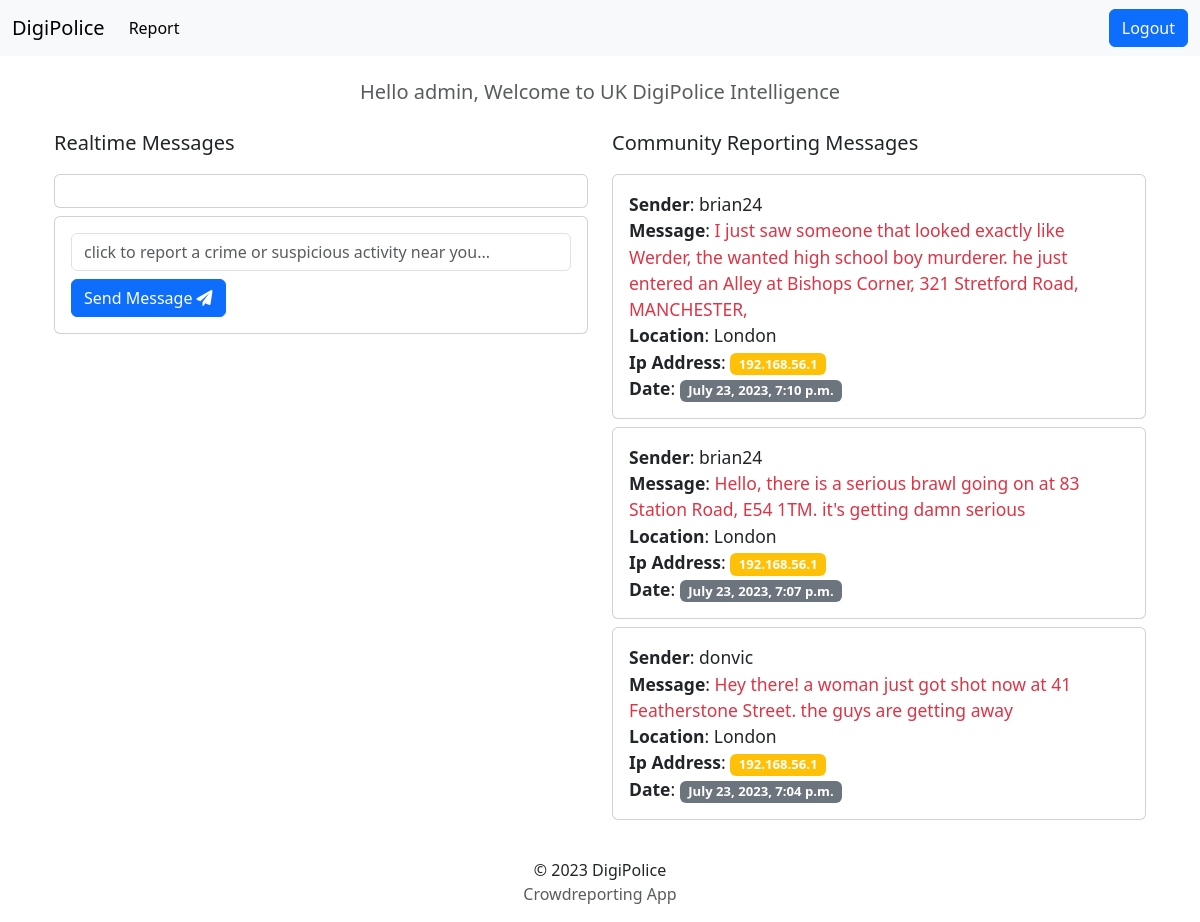
Before: /chat/ (signed in) with the older database file.
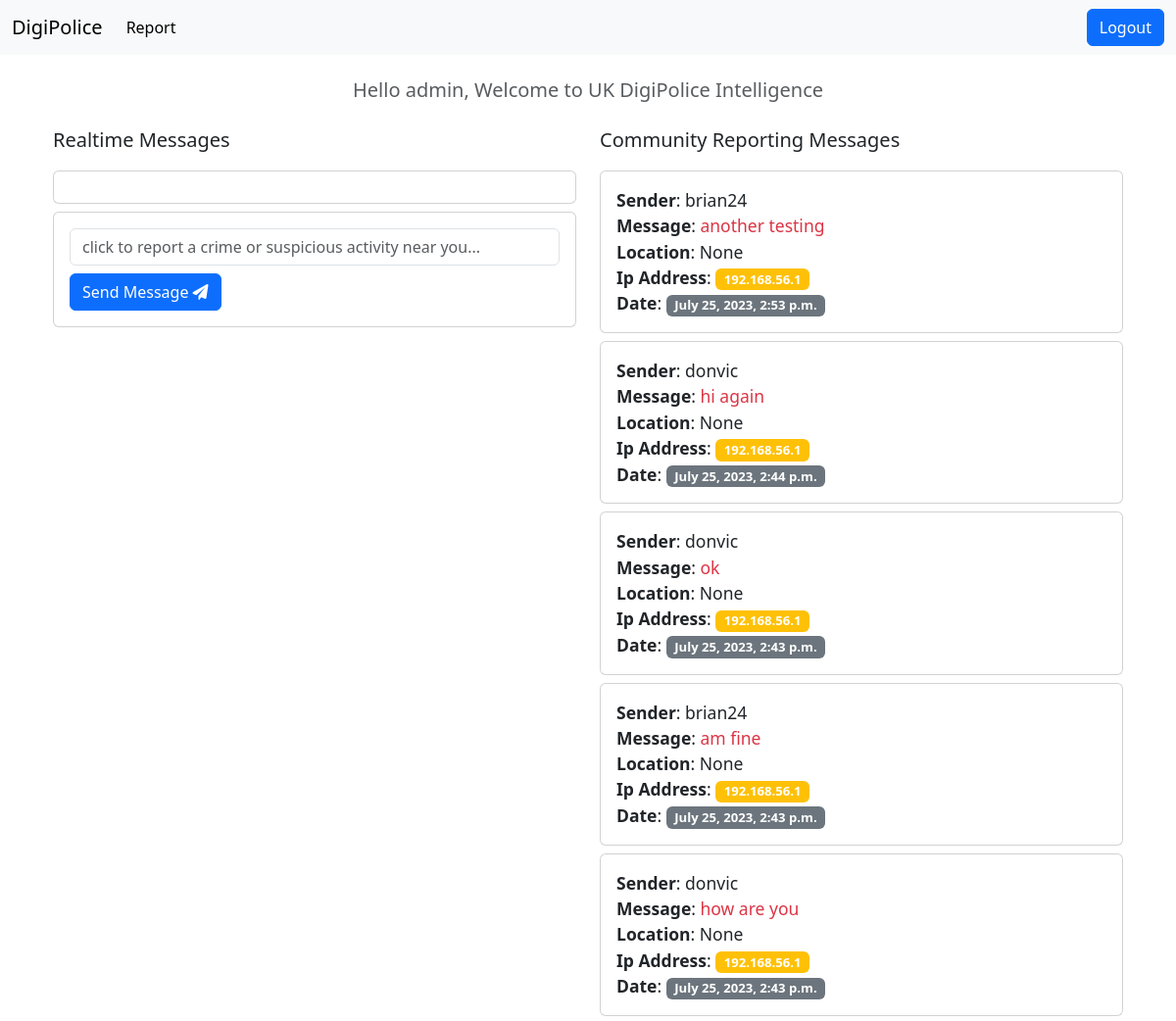
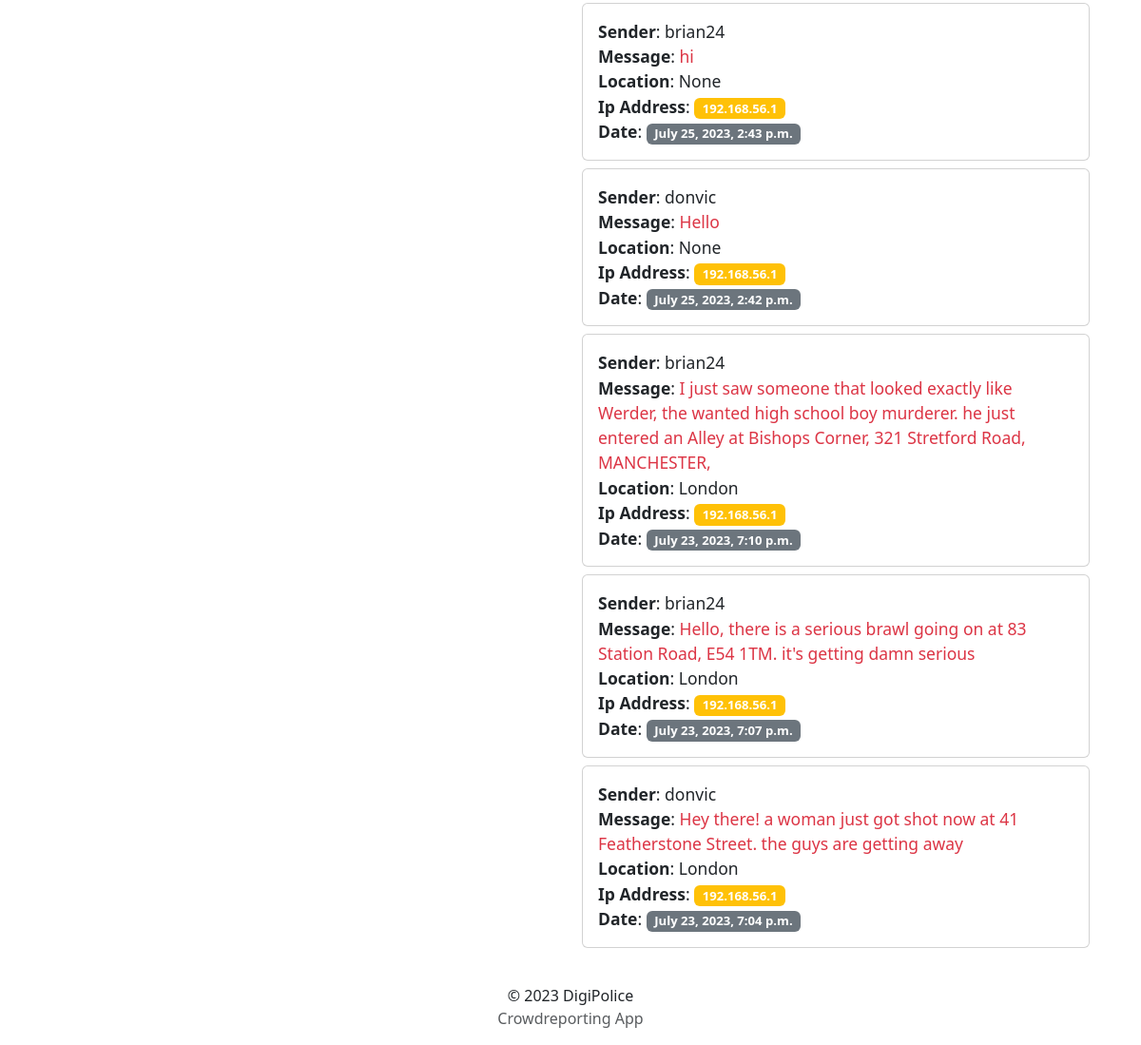
After: the same page with the newer database file (2 pictures, top to bottom).
### chat/models.py (models this page shows, shortened)
class InfoMessage(models.Model):
    username = models.CharField(max_length=255)
    content = models.TextField()
    created_at = models.DateTimeField(auto_now_add=True)
    ip_address = models.CharField(max_length=255, null=True, blank=True)
    location = models.CharField(max_length=255, null=True, blank=True)
    class Meta:
        db_table = "chat_message"
        ordering = ('-created_at',)

### chat/views.py (the view)
# urls.py: path("", views.ChatView, name="chatview"),
def ChatView(request, *args, **kwargs):
    if not request.user.is_authenticated:
        return redirect("login")
    all_messages = InfoMessage.objects.all()
    context = {'messages':all_messages}
    return render(request, "chat/chatpage.html", context)

### templates/chat/chatpage.html (shortened to what this page needs)
{% extends 'base.html' %}
{% block content %}
<h5 class="text-muted text-center m-4">Hello {{request.user}}, Welcome to UK DigiPolice Intelligence</h5>
<div class="container" style="font-size: 20px">
    <div class="row">
		<div class="col-md-6">
			<p class="lead">Realtime Messages</p>
			<div class="card">
				<div class="card-body" id="id_chat_item_container">
				</div>
			</div>
			<div class="card mt-2">
				<div class="card-body">
					<input type="text" class="form-control" id="id_message_send_input" placeholder="click to report a crime or suspicious activity near you..." />
					<button type="submit" class="btn btn-primary mt-2" id="id_message_send_button">Send Message  <i class="fa fa-paper-plane"></i></i></button>
				</div>
			</div>
		</div>
		<div class="col-md-6">
			<p class="lead">Community Reporting Messages</p>
			{% for message in messages %}
			<div class="card mt-2">
				<div class="card-body" id="id_chat_item_container">
						<small><span class="fw-bold">Sender</span>: {{message.username }} </small><br>
						<small><span class="fw-bold">Message</span>: <span class="text-danger">{{message.content}}</span></small><br>
						<small><span class="fw-bold">Location</span>: {{ message.location }}</small><br>
						<small><span class="fw-bold">Ip Address</span>: <div class="badge bg-warning">{{ message.ip_address}}</div></small><br>
						<small><span class="fw-bold">Date</span>: <div class="badge bg-secondary">{{ message.created_at}}</div></small>
				</div>
			</div>
			{% endfor %}
		</div>
	</div>
	<br/>
</div>
{% endblock %}

### templates/base.html (shortened to what this page needs)
<html lang="en">
<head>
  <link href="https://cdn.jsdelivr.net/npm/bootstrap@5.3.0/dist/css/bootstrap.min.css" rel="stylesheet">
  <link href="https://cdnjs.cloudflare.com/ajax/libs/font-awesome/6.0.0/css/all.min.css" rel="stylesheet">
</head>
<nav class="navbar navbar-expand-lg navbar-light bg-light">
    <div class="container-fluid">
      <a class="navbar-brand" href="#">DigiPolice</a>
      <div class="collapse navbar-collapse" id="navbarScroll">
        <ul class="navbar-nav me-auto my-2 my-lg-0 navbar-nav-scroll" style="--bs-scroll-height: 100px;">
          <li class="nav-item">
            <a class="nav-link active ml-5" aria-current="page" href="#">Report</a>
          </li>
        </ul>
        {% if request.user.is_authenticated %}
        <a href="{% url 'logout' %}" class="btn btn-primary">Logout</a>
        {% else %}
        <a href="{% url 'login' %}" class="btn btn-primary m-2">Login</a>
        <a href="{% url 'signup' %}" class="btn btn-outline-primary m-2">Signup</a>
        {% endif %}
      </div>
    </div>
  </nav>
<body>
  <div class="container">
    {% block content %}
    {% endblock %}
  </div>
</body>
<footer class="text-center mt-2 mb-2">
    © <script>document.write(new Date().getFullYear())</script> DigiPolice <br><p class="text-muted"> Crowdreporting App</p>
</footer>
</html>

Changed rows visible on the page:
added InfoMessage: username "brian24", content "another testing", location "None", ip_address "192.168.56.1", created_at "July 25, 2023, 2:53 p.m."
added InfoMessage: username "donvic", content "hi again", location "None", ip_address "192.168.56.1", created_at "July 25, 2023, 2:44 p.m."
added InfoMessage: username "donvic", content "ok", location "None", ip_address "192.168.56.1", created_at "July 25, 2023, 2:43 p.m."
added InfoMessage: username "brian24", content "am fine", location "None", ip_address "192.168.56.1", created_at "July 25, 2023, 2:43 p.m."
added InfoMessage: username "donvic", content "how are you", location "None", ip_address "192.168.56.1", created_at "July 25, 2023, 2:43 p.m."
added InfoMessage: username "brian24", content "hi", location "None", ip_address "192.168.56.1", created_at "July 25, 2023, 2:43 p.m."
added InfoMessage: username "donvic", content "Hello", location "None", ip_address "192.168.56.1", created_at "July 25, 2023, 2:42 p.m."
